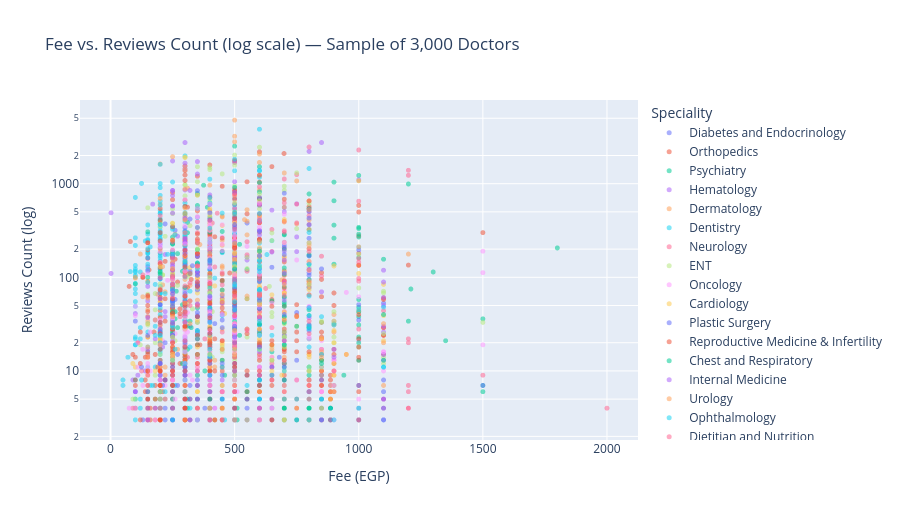

Notebook code for this chart:
### Code cell
## ── 4C. Fee vs. Reviews Scatter (log scale)

scatter_df = df[df['reviews_count'] > 0].copy()

fig = px.scatter(
    scatter_df.sample(min(3000, len(scatter_df)), random_state=42),
    x='fee', y='reviews_count',
    color='Speciality',
    hover_data=['name','address'],
    log_y=True,
    opacity=0.55,
    title='Fee vs. Reviews Count (log scale) — Sample of 3,000 Doctors',
    labels={'fee':'Fee (EGP)', 'reviews_count':'Reviews Count (log)'},
    height=520
)
fig.update_traces(marker_size=5)
fig.show()

corr = df[df['reviews_count']>0][['fee','reviews_count']].corr().iloc[0,1]
print(f'\n📈 Pearson correlation (fee ↔ reviews): {corr:.3f}')
print('   → Weak correlation: high fee does NOT guarantee more reviews.')
